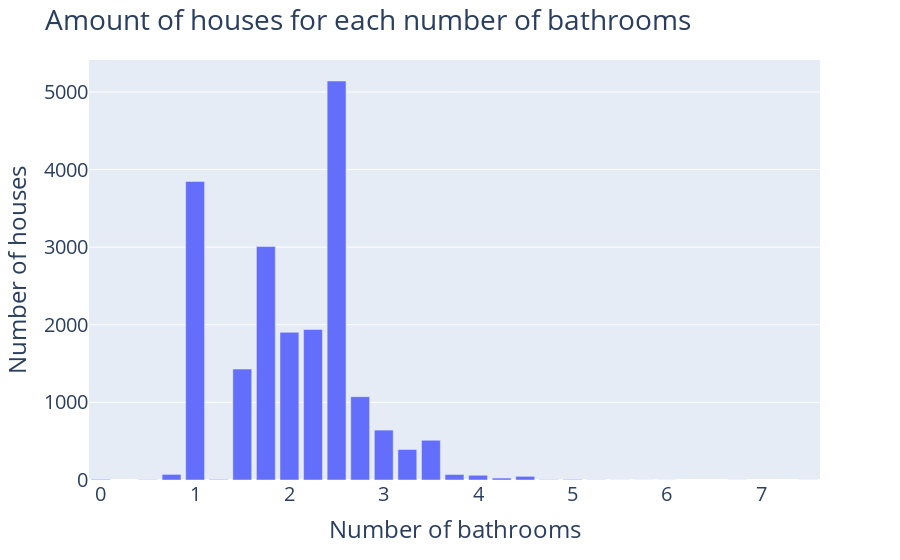

Source (notebook cell):
### Code cell
import plotly.express as px
H5 = 'House that have more than one bathroom are, in average, 15% more expensive.'
print('H5 - ' + H5)

# Select houses with one bathroom
# Take the averaged price per zipcode and condition
data_onebathroom = data.loc[data['bathrooms'] <= 1, ['condition', 'zipcode', 'price']].groupby(['condition', 'zipcode']).median().reset_index()
data_onebathroom.columns = ['condition', 'zipcode', 'median_price']

# Select houses with more than one bathroo
# Take the averaged price per zipcode and condition
data_m_onebathrooms = data.loc[data['bathrooms'] > 1, ['condition', 'zipcode', 'price']].groupby(['condition', 'zipcode']).median().reset_index()
data_m_onebathrooms.columns = ['condition', 'zipcode', 'median_price']

profit = []
for i in range(len(data_onebathroom)):
    for k in range(len(data_m_onebathrooms)):
        if (data_onebathroom.loc[i,'zipcode'] == data_m_onebathrooms.loc[k,'zipcode']) & (data_onebathroom.loc[i,'condition'] == data_m_onebathrooms.loc[k,'condition']):
            profit.append(100*(data_m_onebathrooms.loc[k, 'median_price']/data_onebathroom.loc[i, 'median_price'] - 1))

avg_price_ratio = pd.DataFrame()
avg_price_ratio['avg_price_ratio'] = profit
avg_price_ratio.dropna(axis = 0, inplace= True)
print(' - Value found: %.1f' % avg_price_ratio['avg_price_ratio'].mean(),'%')
print(" - H5 confirmed")

print('Houses with more than one bathrooms are, in average, about 44% more expensive')
print('Lets see how many houses there are in the portifolio for each amount of bathrooms.')

bathrooms = data['bathrooms'].unique().tolist()
bath_count = data['bathrooms'].value_counts().to_frame().reset_index()
bath_count.columns = ['bathrooms','count']

fig = px.bar(bath_count, x = 'bathrooms', y = 'count')
fig.update_layout(
    font_size = 20,
    title = 'Amount of houses for each number of bathrooms',
    xaxis_title = 'Number of bathrooms',
    yaxis_title = 'Number of houses'
)
fig.show()
print("From the chart, we can see that the amount of houses where the number of bathrooms is higher or equal 1 and less or equal than 2.25 represents the major part of the houses. That indicate people prefere these houses. So the recommendation is to buy this kind of houses, due to will easier to trade. Let's estimate the profit by trading with these kind of houses.")

data_m_onebathrooms = data.loc[(data['bathrooms'] >= 1) & (data['bathrooms'] <= 2.5), ['bathrooms','condition','zipcode','price']].groupby(['bathrooms', 'condition', 'zipcode']).median().reset_index()
data_m_onebathrooms.columns = ['bathrooms','condition', 'zipcode', 'median_price']
bathrooms = data_m_onebathrooms['bathrooms'].unique().tolist()

print(data.loc[data['bathrooms'] == bathrooms[0],'id'].count())
print(data_m_onebathrooms.loc[data_m_onebathrooms['bathrooms'] == bathrooms[0],'bathrooms'].count())
bath_count.head()

house_data.clear()
for bathroom in bathrooms:
    data_aux_1 = data.loc[data['bathrooms'] == bathroom].reset_index() 
    data_aux_2 = data_m_onebathrooms.loc[data_m_onebathrooms['bathrooms'] == bathroom].reset_index()
    for i in range(len(data_aux_2)):
        for k in range(len(data_aux_1)):
            if (data_aux_2.loc[i, 'median_price'] > data_aux_1.loc[k, 'price']) & (data_aux_2.loc[i,'zipcode'] == data_aux_1.loc[k,'zipcode']) & (data_aux_2.loc[i,'condition'] == data_aux_1.loc[k,'condition']):
                house_data.append([(data_aux_2.loc[i,'median_price'] - data_aux_1.loc[k, 'price']),100*(data_aux_2.loc[i, 'median_price']/data_aux_1.loc[k, 'price'] - 1), data_aux_2.loc[i, 'median_price'],data_aux_1.loc[k, 'id']])

### Figure 1 — Plotly figure (JSON) as saved in the notebook; plotly's stock layout.template omitted (floating-point values rounded to 4 significant figures)
{"data": [{"alignmentgroup": "True", "hovertemplate": "bathrooms=%{x}<br>count=%{y}<extra></extra>", "legendgroup": "", "marker": {"color": "#636efa", "pattern": {"shape": ""}}, "name": "", "offsetgroup": "", "orientation": "v", "showlegend": false, "textposition": "auto", "type": "bar", "x": [2.5, 1, 1.75, 2.25, 2, 1.5, 2.75, 3, 3.5, 3.25, 0.75, 3.75, 4, 4.5, 4.25, 0, 5, 1.25, 4.75, 0.5, 5.25, 6, 5.5, 7.5, 6.75, 5.75], "xaxis": "x", "y": [5141, 3847, 3008, 1939, 1903, 1429, 1074, 643, 512, 393, 72, 71, 61, 47, 25, 8, 7, 7, 4, 4, 2, 1, 1, 1, 1, 1], "yaxis": "y"}], "layout": {"barmode": "relative", "font": {"size": 20}, "legend": {"tracegroupgap": 0}, "margin": {"t": 60}, "title": {"text": "Amount of houses for each number of bathrooms"}, "xaxis": {"anchor": "y", "domain": [0, 1], "title": {"text": "Number of bathrooms"}}, "yaxis": {"anchor": "x", "domain": [0, 1], "title": {"text": "Number of houses"}}}}
